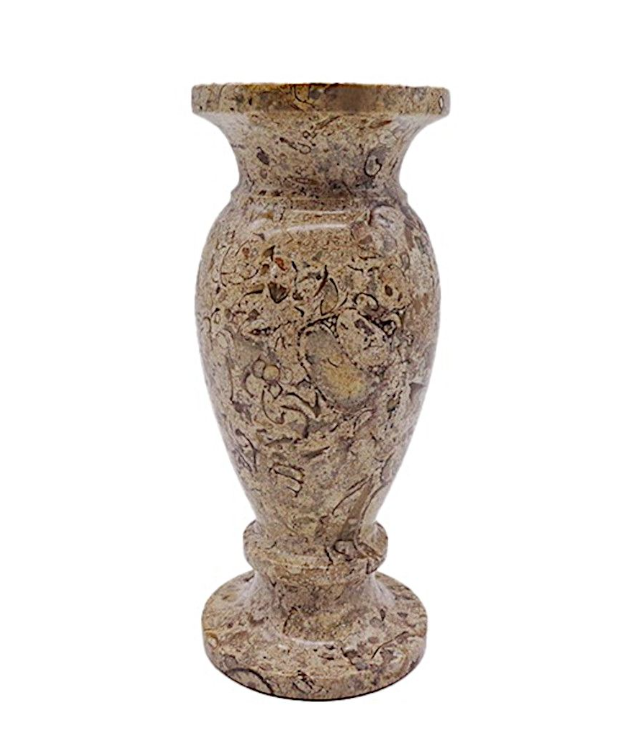
#> input picture data/vase.png, 621 x 729 px
$ python -i ieps_improved.py   (imports and definitions only)
#> lines starting #> are read from the running program, lines starting #| are printed output that depends on the picture; after the words box and inside, x2 and y2 are one past the last pixel; in counts of white or black regions, pixels touching at a corner belong together
### src/geometry.py
"""@file geometry.py
@brief Geometry utilities for IEPS/SCF: moments, scan-line sampling, ordering.

The paper uses mathematical coordinates (x, y), while NumPy/OpenCV images are
indexed as image[y, x]. All public functions in this module accept and return
points as (x, y) to stay close to the paper notation.
"""

from __future__ import annotations

import math
from typing import Iterable, List, Sequence, Tuple

import numpy as np


Point = Tuple[int, int]
FloatPoint = Tuple[float, float]


def compute_center_of_gravity(image: np.ndarray, mode: str = "contrast") -> FloatPoint:
    """@brief Compute image/object center of gravity using spatial moments.

    @param image Input grayscale image.
    @param mode Moment mode:
        - "raw": use image intensities directly, matching Eq. (1)-(3).
        - "contrast": subtract image minimum before moments. This is the
          default because non-zero synthetic backgrounds bias the raw moment.
        - "binary": threshold the image by its mean and use a binary foreground.
    @return Center of gravity as (x_c, y_c).
    """
    img = image.astype(np.float64)
    if mode == "contrast":
        img = img - float(img.min())
    elif mode == "binary":
        threshold = 0.5 * (float(img.min()) + float(img.max()))
        img = (img > threshold).astype(np.float64)
    elif mode != "raw":
        raise ValueError(f"Unknown center-of-gravity mode: {mode}")

    height, width = img.shape[:2]
    ys, xs = np.indices((height, width), dtype=np.float64)
    m00 = img.sum()
    if m00 <= 1e-12:
        return (width / 2.0, height / 2.0)
    return (float((xs * img).sum() / m00), float((ys * img).sum() / m00))


# [132 lines left out: functions euclidean_distance, in_bounds, unique_preserve_order, sample_ray_from_center, sample_line_through_point, sort_points_by_angle and 2 more, not called in this run]

### src/ieps_improved.py
"""@file ieps_improved.py
@brief Traditional-CV IEPS extension for concave-shape robustness.

The paper-faithful IEPS implementation is kept in ieps.py. This module adds a
separate improved IEPS variant that stays inside the authors' direction:
automatic center/ray initialization plus geometric refinement, without deep
learning or unrelated preprocessing.
"""

from __future__ import annotations

import math
from typing import Dict, List, Sequence, Tuple

import cv2
import numpy as np

from .geometry import (
    compute_center_of_gravity,
    euclidean_distance,
    sample_ray_from_center,
    sort_points_by_angle,
    unique_preserve_order,
)
from .ieps import IEPSResult, _select_edge_candidate_on_line, run_ieps


Point = Tuple[int, int]
FloatPoint = Tuple[float, float]


def _as_uint8_gray(image: np.ndarray) -> np.ndarray:
    """@brief Convert a grayscale image to uint8 for OpenCV thresholding.

    @param image Input grayscale image.
    @return uint8 grayscale image.
    """
    if image.dtype == np.uint8:
        return image
    img = image.astype(np.float32)
    min_val = float(img.min())
    max_val = float(img.max())
    if max_val <= min_val:
        return np.zeros_like(img, dtype=np.uint8)
    return (((img - min_val) / (max_val - min_val)) * 255.0).astype(np.uint8)


def robust_interior_seed(image: np.ndarray, center_mode: str = "contrast") -> Tuple[FloatPoint, Dict[str, object]]:
    """@brief Compute an IEPS seed that lies inside the object silhouette.

    The original paper emits scan lines from the center of gravity. That works
    for centrally filled, star-convex objects, but a concave U-shape can place
    the center of gravity in the background notch. This function keeps the CoG
    when it is already inside an Otsu foreground silhouette; otherwise it moves
    the seed to the distance-transform maximum of that silhouette.

    @param image Input grayscale image.
    @param center_mode Center-of-gravity mode passed to compute_center_of_gravity.
    @return Tuple (seed, debug dictionary).
    """
    center = compute_center_of_gravity(image, mode=center_mode)
    height, width = image.shape[:2]
    cx, cy = int(round(center[0])), int(round(center[1]))

    gray = _as_uint8_gray(image)
    if int(gray.max()) == int(gray.min()):
        return center, {
            "relocated": False,
            "reason": "flat_image",
            "old_center": center,
            "seed": center,
        }

    _threshold, silhouette = cv2.threshold(gray, 0, 255, cv2.THRESH_BINARY + cv2.THRESH_OTSU)
    if int(cv2.countNonZero(silhouette)) == 0:
        return center, {
            "relocated": False,
            "reason": "empty_silhouette",
            "old_center": center,
            "seed": center,
        }

    center_inside = 0 <= cx < width and 0 <= cy < height and silhouette[cy, cx] > 0
    if center_inside:
        return center, {
            "relocated": False,
            "reason": "center_inside_silhouette",
            "old_center": center,
            "seed": center,
        }

    distance = cv2.distanceTransform(silhouette, cv2.DIST_L2, 5)
    _min_val, max_val, _min_loc, max_loc = cv2.minMaxLoc(distance)
    if max_val <= 0:
        return center, {
            "relocated": False,
            "reason": "no_positive_distance",
            "old_center": center,
            "seed": center,
        }

    seed = (float(max_loc[0]), float(max_loc[1]))
    return seed, {
        "relocated": True,
        "reason": "distance_transform_seed",
        "old_center": center,
        "seed": seed,
    }


# [139 lines left out: functions order_points_boundary, _fill_coverage_gaps, run_ieps_improved, not called in this run]

>>> import cv2
>>> picture = cv2.imread('../data/vase.png', cv2.IMREAD_GRAYSCALE)
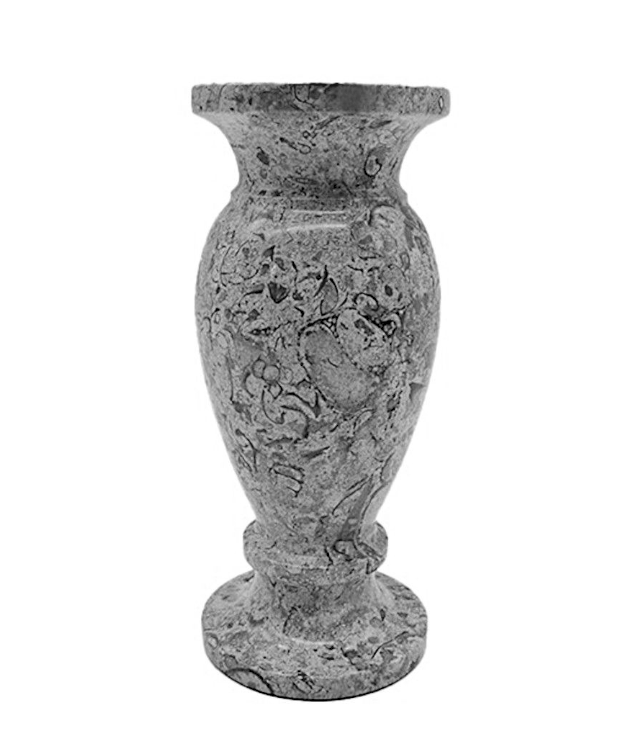
#> picture: shape (729, 621); min 0, max 255, mean 220.6
>>> result = robust_interior_seed(picture)
#> in compute_center_of_gravity, `m00 = img.sum()`: m00 = 99889243
#> in robust_interior_seed, `center = compute_center_of_gravity(image, mode=center_mode)`: center = (308.8, 362.8)
#> in robust_interior_seed, `cx, cy = int(round(center[0])), int(round(center[1]))`: cx = 309; cy = 363
#> in robust_interior_seed, `_threshold, silhouette = cv2.threshold(gray, 0, 255, cv2.THRESH_BINARY..`:
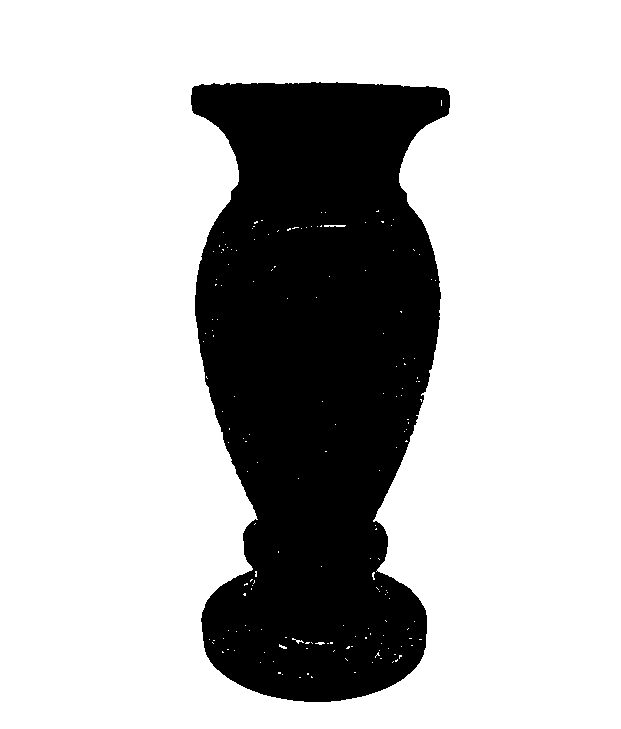
#> silhouette: shape (729, 621); 73.4% white; 1 black region, box (x1, y1, x2, y2) and area: (191, 82, 450, 702) 120559
#> in robust_interior_seed, `center_inside = 0 <= cx < width and 0 <= cy < height and silhouette[cy..`: center_inside = False
#> in robust_interior_seed, `distance = cv2.distanceTransform(silhouette, cv2.DIST_L2, 5)`:
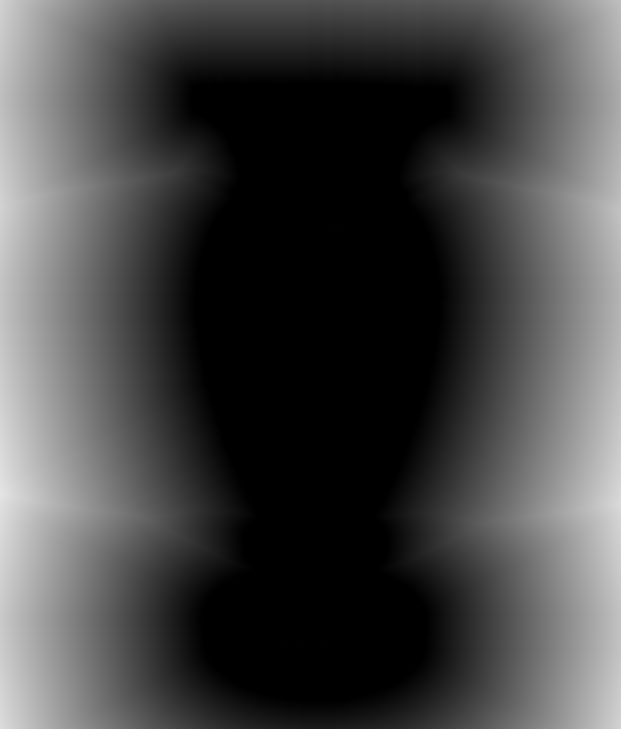
#> distance: shape (729, 621) float32; min 0, max 228.9, mean 69.6
#> in robust_interior_seed, `_min_val, max_val, _min_loc, max_loc = cv2.minMaxLoc(distance)`: max_val = 228.9; max_loc = (0, 493)
